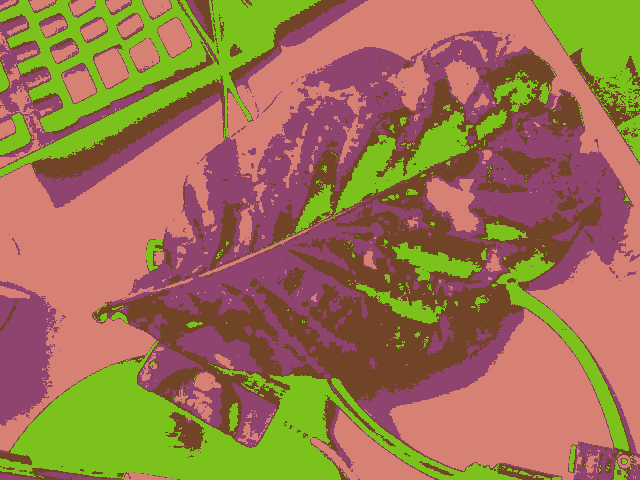
#> input picture imageprocessing/image_1_process.png, 640 x 480 px
$ python -i preProcessing.py   (imports and definitions only)   (Python 2 division)
#> lines starting #> are read from the running program, lines starting #| are printed output that depends on the picture
#> further down, picture is the input picture: shape (480, 640, 3); mean B, G, R 79.8, 115.6, 155.7
import numpy as np
import cv2
import time
from scipy.cluster import vq

K = 4

#Firs Step: Change frame format - RGB -> YCRCB
def convertRGBtoYCrCb(frame):
	frameYCrCb = cv2.cvtColor(frame, cv2.COLOR_BGR2YCR_CB)
#> frameYCrCb: shape (480, 640, 3); mean of channels 0, 1, 2 123.5, 151, 103.1
	return frameYCrCb

#Second Step: Change frame format - YCRCB -> HSV
def convertYCrCbtoHSV(frame):
	frameHSV = cv2.cvtColor(frame, cv2.COLOR_BGR2HSV)
	return frameHSV

#Take Photos
def getPhotos(camera):
	retval, im = camera.read()
	return im

def Kmeans_img(K, frame):
	z = frame.reshape((-1,3))

	center, dist 	= vq.kmeans(z, K)
	code, distace 	= vq.vq(z, center)
	res 		= center[code]
	res2 		= res.reshape((frame.shape))

	return res2

def preProcess(img):
	frameYCrCb 	= convertRGBtoYCrCb(img)
	ch1, ch2, ch3 	= cv2.split(frameYCrCb)
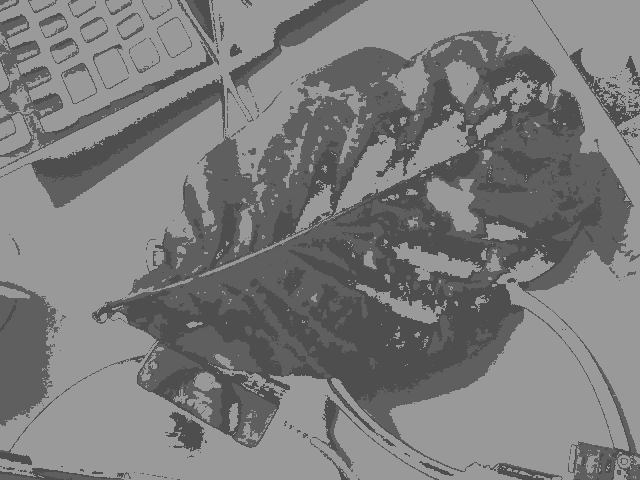
#> ch1: shape (480, 640); min 78, max 154, mean 123.5
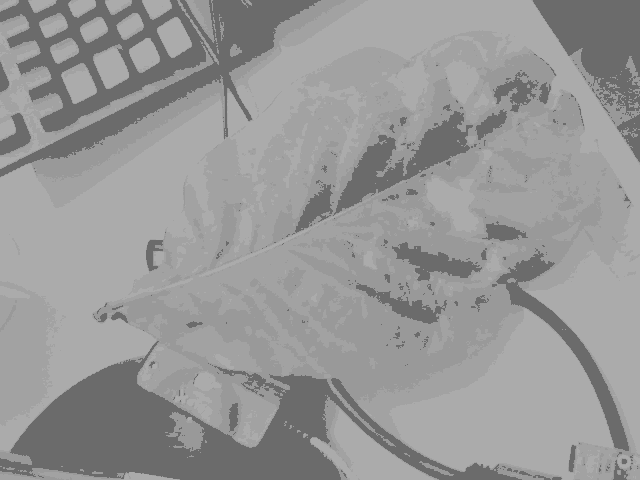
#> ch2: shape (480, 640); min 107, max 171, mean 151
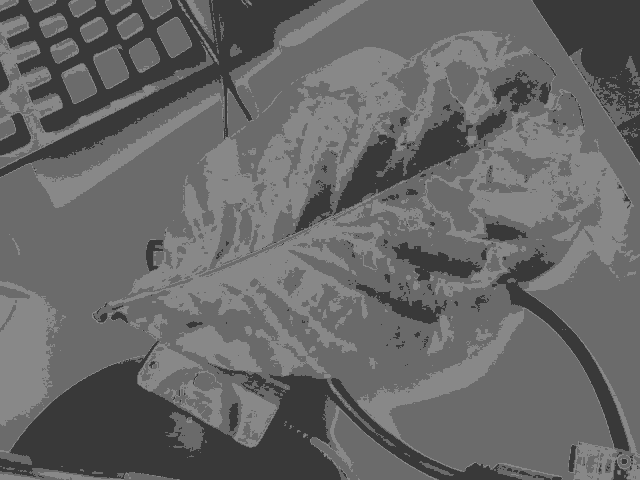
#> ch3: shape (480, 640); min 57, max 136, mean 103.1
	ch1 		= cv2.equalizeHist(ch1)
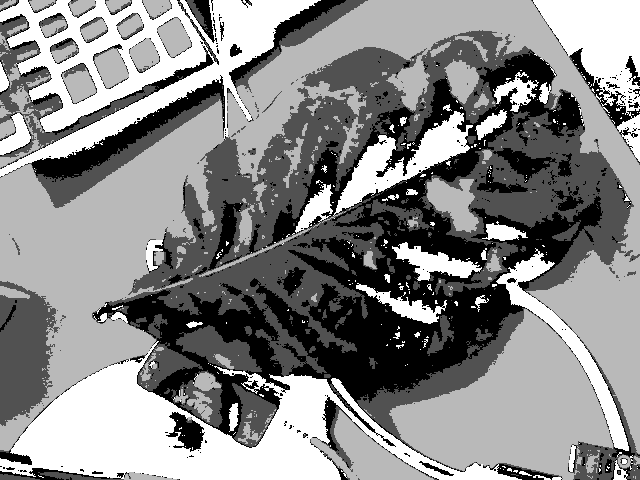
#> ch1: shape (480, 640); min 0, max 255, mean 136.9

	frameYCrCb 	= cv2.merge((ch1, ch2, ch3))
#> frameYCrCb: shape (480, 640, 3); mean of channels 0, 1, 2 136.9, 151, 103.1
	frameHSV 	= convertYCrCbtoHSV(frameYCrCb)
#> in convertYCrCbtoHSV, `frameHSV = cv2.cvtColor(frame, cv2.COLOR_BGR2HSV)`: frameHSV: shape (480, 640, 3); mean H, S, V 73.6, 162.3, 188.1
	imgKmeans 	= Kmeans_img(K, frameHSV)

	return imgKmeans

def openCap(cap):
	val 	= False
	maxTry 	= 100
	cTry 	= 0

	if cap.isOpened():
	    while (not val) and (cTry < maxTry):
		val, frame = cap.read()
		cTry = cTry + 1
	else:
	    return False

	if val:
	    return True

# [28 lines not run here, left out]

>>> import cv2
>>> picture = cv2.imread('image_1_process.png')
#> (the run stopped early here; a loop or call above may not have finished)
